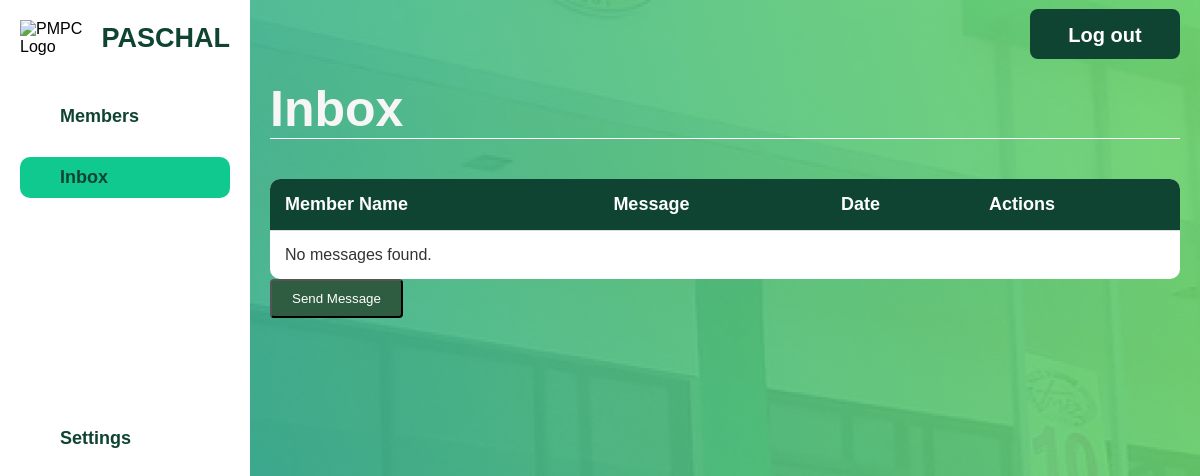
Before: /membership/membership-inbox.php with the older database file.
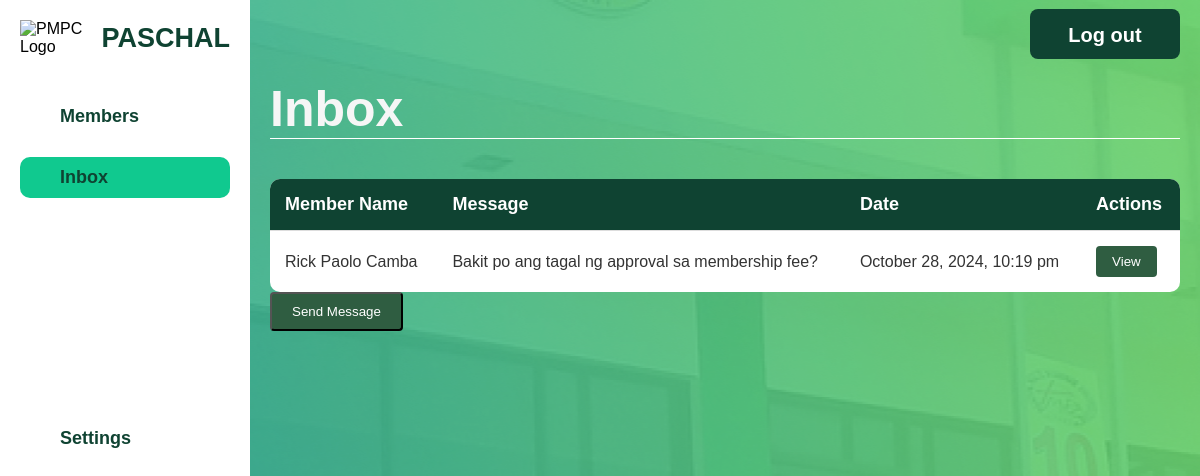
After: the same page with the newer database file.
### tables this page shows
CREATE TABLE `admin_messages` (
  `MessageID` int(11) NOT NULL,
  `MemberID` int(11) DEFAULT NULL,
  `Category` varchar(255) DEFAULT NULL,
  `MessageContent` text DEFAULT NULL,
  `DateSent` datetime DEFAULT NULL,
  `isReplied` tinyint(1) DEFAULT 0
);

### html/membership/membership-inbox.php (the view, shortened to what this page needs)
<?php
$servername = "localhost";
$dbUsername = "root";
$dbPassword = "";
$dbname = "pmpc";
$conn = new mysqli($servername, $dbUsername, $dbPassword, $dbname);
$messagesQuery = "SELECT CONCAT(m.FirstName, ' ', m.LastName) AS MemberName,
                         a.MessageContent, a.DateSent, a.MessageID
                  FROM admin_messages a
                  JOIN member m ON a.MemberID = m.MemberID
                  WHERE a.Category = 'Membership'
                  ORDER BY a.DateSent DESC";
$messagesResult = $conn->query($messagesQuery);
?>
<!DOCTYPE html>
<html lang="en">
<head>
    <link rel="stylesheet" href="../../css/admin-dashboard.css">
    <link rel="stylesheet" href="../../css/member-general.css">
    <link rel="stylesheet" href="../../css/admin.css">
</head>
<body>
    <div class="container">
        <div class="sidebar">
            <div class="logo-container">
                <div class="logo">
                    <img src="../../assets/pmpc-logo.png" alt="PMPC Logo">
                </div>
                <h2 class="pmpc-text">PASCHAL</h2>
            </div>
            <ul class="sidebar-menu">
                <li><a href="membership.php" >Members</a></li>
                <li><a href="membership-inbox.php" class="active">Inbox</a></li>
            </ul>
            <ul class="sidebar-settings">
                <li><a href="#admin-settings.html">Settings</a></li>
            </ul>
        </div>
        <div class="main-content">
            <header>
                <h1>Inbox</h1>
                <button class="logout-button" onclick="redirectToIndex()">Log out</button>
            </header>
            <section class="inbox-section">
                <table class="inbox-table">
                    <thead>
                        <tr>
                            <th>Member Name</th>
                            <th>Message</th>
                            <th>Date</th>
                            <th>Actions</th>
                        </tr>
                    </thead>
                    <tbody id="inboxMessages">
                        <?php
                        if ($messagesResult->num_rows > 0) {
                            while ($message = $messagesResult->fetch_assoc()) {
                                echo "<tr>
                                    <td>{$message['MemberName']}</td>
                                    <td>{$message['MessageContent']}</td>
                                    <td>" . date('F j, Y, g:i a', strtotime($message['DateSent'])) . "</td>
                                    <td><button class='view-btn' onclick='showViewMessageModal({$message['MessageID']})'>View</button></td>
                                </tr>";
                            }
                        } else {
                            echo "<tr><td colspan='5'>No messages found.</td></tr>";
                        }
                        ?>
                    </tbody>
                </table>
            </section>
            <button class="send-message-button" onclick="openSendMessageModal()">Send Message</button>
        </div>
    </div>
</body>

Changed rows visible on the page:
added admin_messages: MemberName "Rick Paolo Camba", MessageContent "Bakit po ang tagal ng approval sa membership fee?", DateSent "October 28, 2024, 10:19 pm"
Other visible differences:
text no longer shown: "No messages found."
